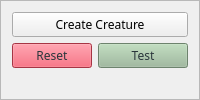
                <widget class="QFrame" name="frame_9">
                 <property name="font">
                  <font>
                   <family>Merriweather</family>
                   <kerning>true</kerning>
                  </font>
                 </property>
                 <property name="frameShape">
                  <enum>QFrame::StyledPanel</enum>
                 </property>
                 <property name="frameShadow">
                  <enum>QFrame::Raised</enum>
                 </property>
                 <layout class="QFormLayout" name="formLayout">
                  <item row="1" column="1">
                   <widget class="QPushButton" name="testButton">
                    <property name="font">
                     <font>
                      <family>Merriweather</family>
                      <kerning>true</kerning>
                     </font>
                    </property>
                    <property name="styleSheet">
                     <string notr="true">color: rgb(42, 54, 59);
background-color: rgb(153, 184, 152);</string>
                    </property>
                    <property name="text">
                     <string>Test</string>
                    </property>
                   </widget>
                  </item>
                  <item row="1" column="0">
                   <widget class="QPushButton" name="resetButton">
                    <property name="font">
                     <font>
                      <family>Merriweather</family>
                      <kerning>true</kerning>
                     </font>
                    </property>
                    <property name="styleSheet">
                     <string notr="true">color: rgb(42, 54, 59);
background-color: rgb(232, 74, 95);</string>
                    </property>
                    <property name="text">
                     <string>Reset</string>
                    </property>
                   </widget>
                  </item>
                  <item row="0" column="0" colspan="2">
                   <widget class="QPushButton" name="pushButton_9">
                    <property name="font">
                     <font>
                      <family>Merriweather</family>
                      <kerning>true</kerning>
                     </font>
                    </property>
                    <property name="text">
                     <string>Create Creature</string>
                    </property>
                   </widget>
                  </item>
                 </layout>
                </widget>
